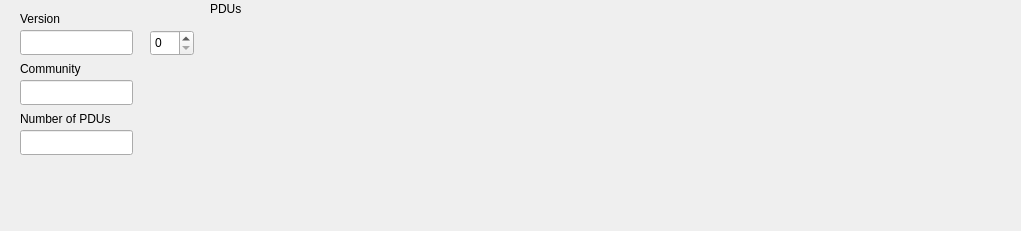
<?xml version="1.0" encoding="UTF-8"?>
<ui version="4.0">
 <class>SNMP_Viewer</class>
 <widget class="QWidget" name="SNMP_Viewer">
  <property name="geometry">
   <rect>
    <x>0</x>
    <y>0</y>
    <width>1021</width>
    <height>231</height>
   </rect>
  </property>
  <property name="windowTitle">
   <string>Form</string>
  </property>
  <widget class="QLineEdit" name="LE_Version">
   <property name="geometry">
    <rect>
     <x>20</x>
     <y>30</y>
     <width>113</width>
     <height>25</height>
    </rect>
   </property>
  </widget>
  <widget class="QLabel" name="label">
   <property name="geometry">
    <rect>
     <x>20</x>
     <y>10</y>
     <width>67</width>
     <height>17</height>
    </rect>
   </property>
   <property name="text">
    <string>Version</string>
   </property>
  </widget>
  <widget class="QLineEdit" name="LE_Community">
   <property name="geometry">
    <rect>
     <x>20</x>
     <y>80</y>
     <width>113</width>
     <height>25</height>
    </rect>
   </property>
  </widget>
  <widget class="QLabel" name="label_2">
   <property name="geometry">
    <rect>
     <x>20</x>
     <y>60</y>
     <width>91</width>
     <height>17</height>
    </rect>
   </property>
   <property name="text">
    <string>Community</string>
   </property>
  </widget>
  <widget class="QSpinBox" name="SPN_PDU">
   <property name="geometry">
    <rect>
     <x>150</x>
     <y>30</y>
     <width>44</width>
     <height>26</height>
    </rect>
   </property>
  </widget>
  <widget class="SNMP_PDU_Viewer" name="PGE_PDU" native="true">
   <property name="geometry">
    <rect>
     <x>210</x>
     <y>30</y>
     <width>811</width>
     <height>201</height>
    </rect>
   </property>
  </widget>
  <widget class="QLabel" name="label_3">
   <property name="geometry">
    <rect>
     <x>210</x>
     <y>0</y>
     <width>67</width>
     <height>17</height>
    </rect>
   </property>
   <property name="text">
    <string>PDUs</string>
   </property>
  </widget>
  <widget class="QLineEdit" name="LE_NumPDU">
   <property name="geometry">
    <rect>
     <x>20</x>
     <y>130</y>
     <width>113</width>
     <height>25</height>
    </rect>
   </property>
  </widget>
  <widget class="QLabel" name="label_4">
   <property name="geometry">
    <rect>
     <x>20</x>
     <y>110</y>
     <width>121</width>
     <height>17</height>
    </rect>
   </property>
   <property name="text">
    <string>Number of PDUs</string>
   </property>
  </widget>
 </widget>
 <customwidgets>
  <customwidget>
   <class>SNMP_PDU_Viewer</class>
   <extends>QWidget</extends>
   <header>snmp_pdu_viewer.h</header>
   <container>1</container>
  </customwidget>
 </customwidgets>
 <resources/>
 <connections/>
</ui>
